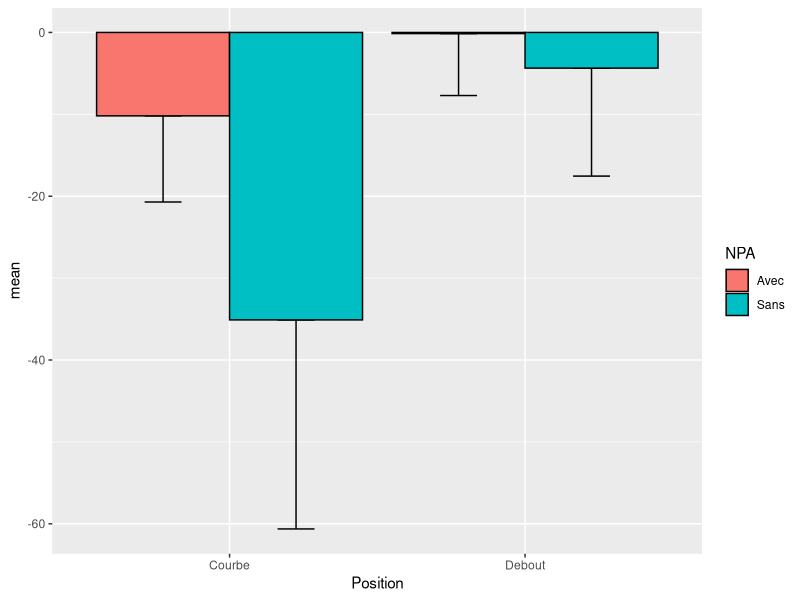
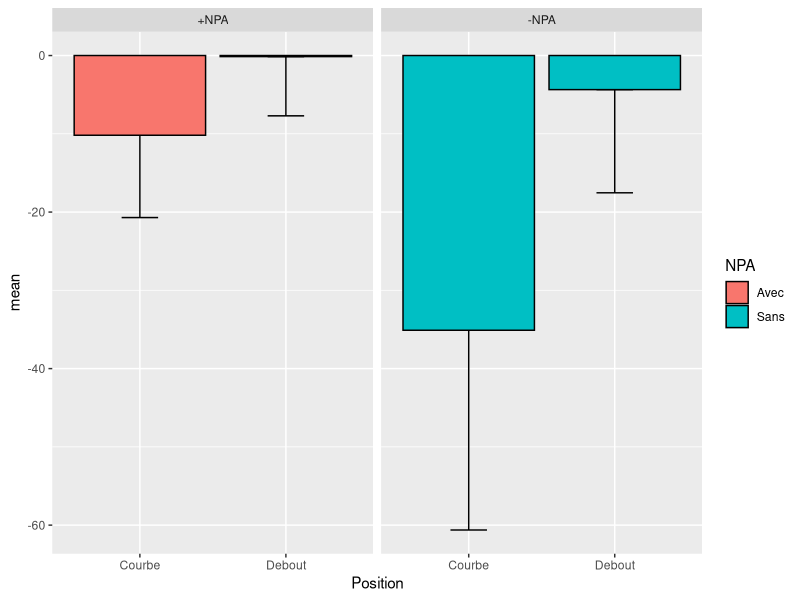
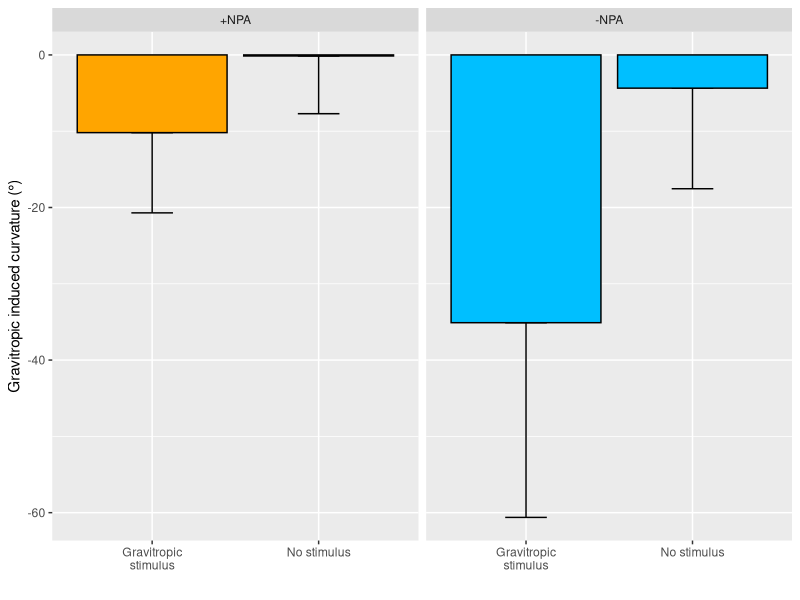

These figures' R source, in order:
## ---- chunk 1
knitr::opts_chunk$set(echo = TRUE, warning = FALSE, message = FALSE)
## ---- chunk 2
library(data.table)
data <- fread(input = "student2/gravi.csv")
head(data)
## ---- chunk 3
# The data.frame version
# head(data[data$Position == "Courbe",])

# The data.table version
head(data[Position == "Courbe"])
## ---- chunk 4
data[Position == "Courbe", mean(angle)]
## ---- chunk 5
# data[Position == "Courbe", list(mean(angle), sd(angle))]
# The same with direct renaming of the new columns
data[Position == "Courbe",
     list(mean=mean(angle), sd=sd(angle))]
## ---- chunk 6
# Update the angle column with radian values 
head(data[, angle := angle * (pi/180)])
## ---- chunk 7
# reload the original file since previous commands modified the table
data <- fread(input = "student2/gravi.csv")
head(data[, c("rad", "angle") := list(angle * (pi/180), NULL)])
# equivalent to
# data[, `:=` (rad = angle * (pi/180), angle = NULL)])
## ---- chunk 8
# reload the original file since previous commands modified the table
data <- fread(input = "student2/gravi.csv")
data[Position == "Courbe",
     list(mean=mean(angle), sd=sd(angle)),
     by=list(NPA, time)]
## ---- chunk 9
step1 <- data[, list(diff=angle[time == 1]-angle[time == 0]),
              by=list(Position, NPA, Plante)] 
head(step1)
## ---- chunk 10
step2 <- step1[, list(mean=mean(diff), sd=sd(diff)), by=list(Position, NPA)]
step2
## ---- chunk 11
my_summary <- data[, list(diff=angle[time == 1]-angle[time == 0]),
                   by=list(Position, NPA, Plante)][, list(mean=mean(diff), sd=sd(diff)),
                                                   by=list(Position, NPA)]
## ---- chunk 12
library(ggplot2)
# Main parameters of the plot: What are my x ? My y ? 
# On which parameter do I distinguish my data series ?

g  <- ggplot(data = my_summary, mapping = aes(x = Position, y = mean, fill = NPA))

# A 'basic' barplot + error bars 
# (the 'fill' argument is used to produced grouped bars on the NPA data)
g.basic <- g + 
  geom_errorbar(width=.25, aes(ymin=mean-sd, ymax=mean), position = position_dodge(0.9)) +
  geom_bar(stat = "identity", position = position_dodge(), color = "black")

g.basic
## ---- chunk 13
# With the same data, rather than grouped bars, NPA data is used 
# to separate the bar plot in 2 facets
g.basic <- g + 
  geom_errorbar(width=.25, aes(ymin=mean-sd, ymax=mean), position = position_dodge(0.9)) +
  geom_bar(stat = "identity", position = position_dodge(), color = "black") +
  facet_grid(. ~ NPA, labeller = labeller(NPA = c(Avec="+NPA",Sans="-NPA")))

g.basic
## ---- chunk 14
# An improved plot
g.improved <- g.basic +
  scale_fill_manual(values = c("orange","deepskyblue")) + # changing the colors
  scale_x_discrete(labels=c("Gravitropic\nstimulus",
                            "No stimulus")) + # changing the x tick labels
  ylab("Gravitropic induced curvature (°)") + # The x axis title
  xlab("") + # The x axis title
  guides(fill=FALSE) # Hide the legend

g.improved
